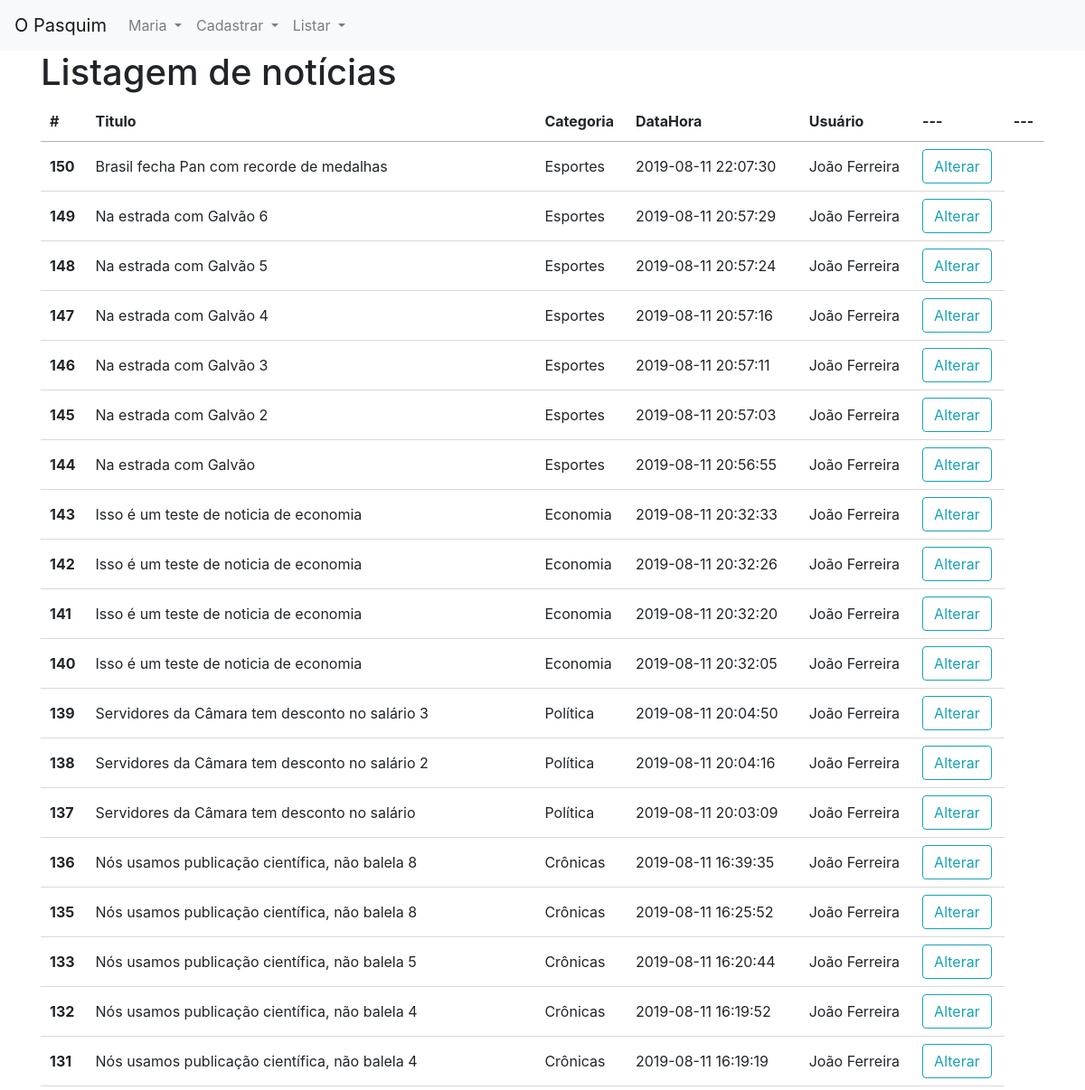
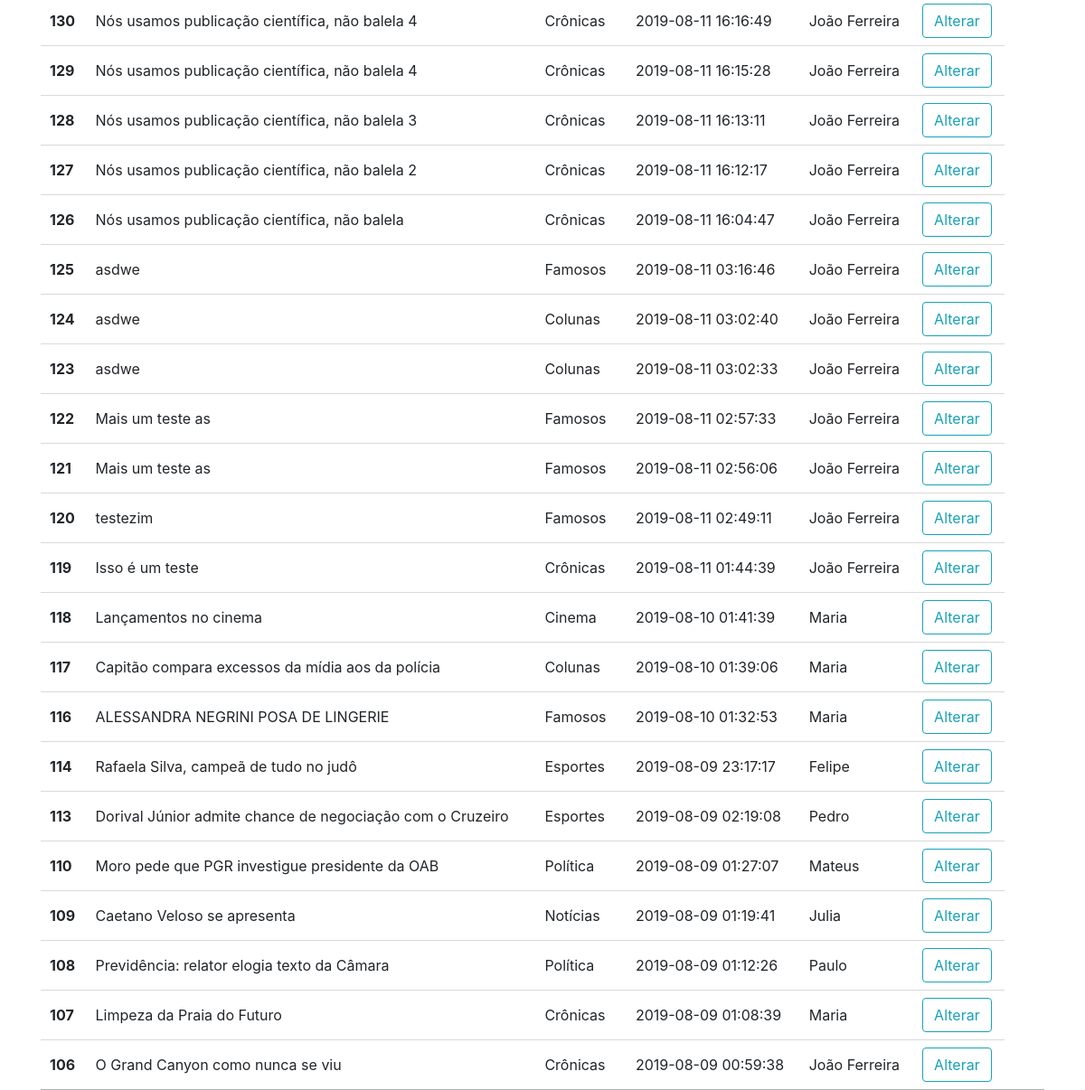
The app's page /admin/view/noticia/list.php (signed in) with its own data (2 pictures, top to bottom).
### tables this page shows
CREATE TABLE `noticias` (
  `id` int(11) NOT NULL AUTO_INCREMENT,
  `titulo` varchar(255) NOT NULL,
  `subtitulo` varchar(255) NOT NULL,
  `texto` varchar(55500) DEFAULT NULL,
  `imagens` varchar(255) NOT NULL,
  `videos` varchar(255) DEFAULT NULL,
  `tags` varchar(255) NOT NULL,
  `id_categoria` int(11) DEFAULT NULL,
  `id_usuario` int(11) DEFAULT NULL,
  `datahora` varchar(150) DEFAULT NULL,
  PRIMARY KEY (`id`),
  KEY `id_categoria` (`id_categoria`),
  KEY `id_usuario` (`id_usuario`),
  CONSTRAINT `noticias_ibfk_1` FOREIGN KEY (`id_usuario`) REFERENCES `usuarios` (`id`),
  CONSTRAINT `noticias_ibfk_2` FOREIGN KEY (`id_categoria`) REFERENCES `categorias` (`id`),
  CONSTRAINT `noticias_ibfk_3` FOREIGN KEY (`id_usuario`) REFERENCES `usuarios` (`id`)
);

CREATE TABLE `categorias` (
  `id` int(11) NOT NULL AUTO_INCREMENT,
  `categoria` varchar(255) NOT NULL,
  PRIMARY KEY (`id`)
);

CREATE TABLE `usuarios` (
  `id` int(11) NOT NULL AUTO_INCREMENT,
  `nome` varchar(255) NOT NULL,
  `email` varchar(255) NOT NULL,
  `senha` varchar(255) NOT NULL,
  `nivel_permissao` varchar(255) NOT NULL,
  PRIMARY KEY (`id`)
);

### admin/class/Noticias.php (the view, shortened to what this page needs)
<?php
	Class Noticias{
		public static function list($conexao){
			$noticias = [];
			$query = "select n.id, n.titulo, c.categoria, n.datahora, u.nome from noticias as n inner join categorias as c on n.id_categoria = c.id inner join usuarios as u on n.id_usuario = u.id order by id desc";
			$result = mysqli_query($conexao, $query);
			while($noticia = mysqli_fetch_assoc($result)):
				array_push($noticias, $noticia);
			endwhile;
			foreach ($noticias as $n):
				echo	"<tr>
					 		<th scope='row'>".$n['id']."</th>
					 		<td>".$n['titulo']."</td>
					 		<td>".$n['categoria']."</td>
					 		<td>".$n['datahora']."</td>
					 		<td>".$n['nome']."</td>
					 		<td>
								<form method='post' action='edit.php'>
									<input type='hidden' name='id' value='".$n['id']."'>
									<button type='submit' class='btn btn-outline-info'>
										Alterar
									</button>
								</form>
							</td>";
			    echo 	"</tr>";
			endforeach;
		}
	}
?>

### records on screen
noticias: id "150", titulo "Brasil fecha Pan com recorde de medalhas", id_categoria.categoria "Esportes", datahora "2019-08-11 22:07:30", id_usuario.nome "João Ferreira"
noticias: id "149", titulo "Na estrada com Galvão 6", id_categoria.categoria "Esportes", datahora "2019-08-11 20:57:29", id_usuario.nome "João Ferreira"
noticias: id "148", titulo "Na estrada com Galvão 5", id_categoria.categoria "Esportes", datahora "2019-08-11 20:57:24", id_usuario.nome "João Ferreira"
noticias: id "147", titulo "Na estrada com Galvão 4", id_categoria.categoria "Esportes", datahora "2019-08-11 20:57:16", id_usuario.nome "João Ferreira"
noticias: id "146", titulo "Na estrada com Galvão 3", id_categoria.categoria "Esportes", datahora "2019-08-11 20:57:11", id_usuario.nome "João Ferreira"
noticias: id "145", titulo "Na estrada com Galvão 2", id_categoria.categoria "Esportes", datahora "2019-08-11 20:57:03", id_usuario.nome "João Ferreira"
noticias: id "144", titulo "Na estrada com Galvão", id_categoria.categoria "Esportes", datahora "2019-08-11 20:56:55", id_usuario.nome "João Ferreira"
noticias: id "143", titulo "Isso é um teste de noticia de economia", id_categoria.categoria "Economia", datahora "2019-08-11 20:32:33", id_usuario.nome "João Ferreira"
noticias: id "142", titulo "Isso é um teste de noticia de economia", id_categoria.categoria "Economia", datahora "2019-08-11 20:32:26", id_usuario.nome "João Ferreira"
noticias: id "141", titulo "Isso é um teste de noticia de economia", id_categoria.categoria "Economia", datahora "2019-08-11 20:32:20", id_usuario.nome "João Ferreira"
noticias: id "140", titulo "Isso é um teste de noticia de economia", id_categoria.categoria "Economia", datahora "2019-08-11 20:32:05", id_usuario.nome "João Ferreira"
noticias: id "139", titulo "Servidores da Câmara tem desconto no salário 3", id_categoria.categoria "Política", datahora "2019-08-11 20:04:50", id_usuario.nome "João Ferreira"
noticias: id "138", titulo "Servidores da Câmara tem desconto no salário 2", id_categoria.categoria "Política", datahora "2019-08-11 20:04:16", id_usuario.nome "João Ferreira"
noticias: id "137", titulo "Servidores da Câmara tem desconto no salário", id_categoria.categoria "Política", datahora "2019-08-11 20:03:09", id_usuario.nome "João Ferreira"
noticias: id "136", titulo "Nós usamos publicação científica, não balela 8", id_categoria.categoria "Crônicas", datahora "2019-08-11 16:39:35", id_usuario.nome "João Ferreira"
noticias: id "135", titulo "Nós usamos publicação científica, não balela 8", id_categoria.categoria "Crônicas", datahora "2019-08-11 16:25:52", id_usuario.nome "João Ferreira"
noticias: id "133", titulo "Nós usamos publicação científica, não balela 5", id_categoria.categoria "Crônicas", datahora "2019-08-11 16:20:44", id_usuario.nome "João Ferreira"
noticias: id "132", titulo "Nós usamos publicação científica, não balela 4", id_categoria.categoria "Crônicas", datahora "2019-08-11 16:19:52", id_usuario.nome "João Ferreira"
noticias: id "131", titulo "Nós usamos publicação científica, não balela 4", id_categoria.categoria "Crônicas", datahora "2019-08-11 16:19:19", id_usuario.nome "João Ferreira"
noticias: id "130", titulo "Nós usamos publicação científica, não balela 4", id_categoria.categoria "Crônicas", datahora "2019-08-11 16:16:49", id_usuario.nome "João Ferreira"
noticias: id "129", titulo "Nós usamos publicação científica, não balela 4", id_categoria.categoria "Crônicas", datahora "2019-08-11 16:15:28", id_usuario.nome "João Ferreira"
noticias: id "128", titulo "Nós usamos publicação científica, não balela 3", id_categoria.categoria "Crônicas", datahora "2019-08-11 16:13:11", id_usuario.nome "João Ferreira"
noticias: id "127", titulo "Nós usamos publicação científica, não balela 2", id_categoria.categoria "Crônicas", datahora "2019-08-11 16:12:17", id_usuario.nome "João Ferreira"
noticias: id "126", titulo "Nós usamos publicação científica, não balela", id_categoria.categoria "Crônicas", datahora "2019-08-11 16:04:47", id_usuario.nome "João Ferreira"
noticias: id "125", titulo "asdwe", id_categoria.categoria "Famosos", datahora "2019-08-11 03:16:46", id_usuario.nome "João Ferreira"
noticias: id "124", titulo "asdwe", id_categoria.categoria "Colunas", datahora "2019-08-11 03:02:40", id_usuario.nome "João Ferreira"
noticias: id "123", titulo "asdwe", id_categoria.categoria "Colunas", datahora "2019-08-11 03:02:33", id_usuario.nome "João Ferreira"
noticias: id "122", titulo "Mais um teste as", id_categoria.categoria "Famosos", datahora "2019-08-11 02:57:33", id_usuario.nome "João Ferreira"
noticias: id "121", titulo "Mais um teste as", id_categoria.categoria "Famosos", datahora "2019-08-11 02:56:06", id_usuario.nome "João Ferreira"
noticias: id "120", titulo "testezim", id_categoria.categoria "Famosos", datahora "2019-08-11 02:49:11", id_usuario.nome "João Ferreira"
noticias: id "119", titulo "Isso é um teste", id_categoria.categoria "Crônicas", datahora "2019-08-11 01:44:39", id_usuario.nome "João Ferreira"
noticias: id "118", titulo "Lançamentos no cinema", id_categoria.categoria "Cinema", datahora "2019-08-10 01:41:39", id_usuario.nome "Maria"
noticias: id "117", titulo "Capitão compara excessos da mídia aos da polícia", id_categoria.categoria "Colunas", datahora "2019-08-10 01:39:06", id_usuario.nome "Maria"
noticias: id "116", titulo "ALESSANDRA NEGRINI POSA DE LINGERIE", id_categoria.categoria "Famosos", datahora "2019-08-10 01:32:53", id_usuario.nome "Maria"
noticias: id "114", titulo "Rafaela Silva, campeã de tudo no judô", id_categoria.categoria "Esportes", datahora "2019-08-09 23:17:17", id_usuario.nome "Felipe"
noticias: id "113", titulo "Dorival Júnior admite chance de negociação com o Cruzeiro", id_categoria.categoria "Esportes", datahora "2019-08-09 02:19:08", id_usuario.nome "Pedro"
noticias: id "110", titulo "Moro pede que PGR investigue presidente da OAB", id_categoria.categoria "Política", datahora "2019-08-09 01:27:07", id_usuario.nome "Mateus"
noticias: id "109", titulo "Caetano Veloso se apresenta", id_categoria.categoria "Notícias", datahora "2019-08-09 01:19:41", id_usuario.nome "Julia"
noticias: id "108", titulo "Previdência: relator elogia texto da Câmara", id_categoria.categoria "Política", datahora "2019-08-09 01:12:26", id_usuario.nome "Paulo"
noticias: id "107", titulo "Limpeza da Praia do Futuro", id_categoria.categoria "Crônicas", datahora "2019-08-09 01:08:39", id_usuario.nome "Maria"
noticias: id "106", titulo "O Grand Canyon como nunca se viu", id_categoria.categoria "Crônicas", datahora "2019-08-09 00:59:38", id_usuario.nome "João Ferreira"

### other values on screen
$_SESSION['UsuarioNome'] "Maria"
